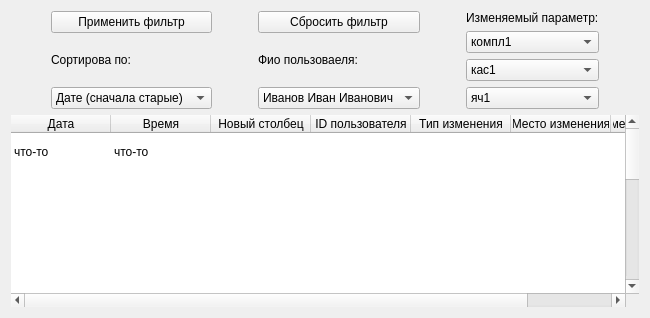
            <widget class="QWidget" name="tab_7">
             <attribute name="title">
              <string>Отчёты о кдд</string>
             </attribute>
             <layout class="QGridLayout" name="gridLayout_12">
              <item row="0" column="0">
               <layout class="QHBoxLayout" name="horizontalLayout_15">
                <item>
                 <spacer name="horizontalSpacer_38">
                  <property name="orientation">
                   <enum>Qt::Vertical</enum>
                  </property>
                  <property name="sizeType">
                   <enum>QSizePolicy::Fixed</enum>
                  </property>
                  <property name="sizeHint" stdset="0">
                   <size>
                    <width>40</width>
                    <height>20</height>
                   </size>
                  </property>
                 </spacer>
                </item>
                <item>
                 <layout class="QVBoxLayout" name="verticalLayout_19">
                  <item>
                   <widget class="QPushButton" name="btnKddFilterGo">
                    <property name="text">
                     <string>Применить фильтр</string>
                    </property>
                   </widget>
                  </item>
                  <item>
                   <widget class="QLabel" name="label_42">
                    <property name="text">
                     <string>Сортирова по:</string>
                    </property>
                   </widget>
                  </item>
                  <item>
                   <widget class="QComboBox" name="selectKddFilterDate">
                    <item>
                     <property name="text">
                      <string>Дате (сначала старые) </string>
                     </property>
                    </item>
                    <item>
                     <property name="text">
                      <string>Дате (сначала новые)</string>
                     </property>
                    </item>
                   </widget>
                  </item>
                 </layout>
                </item>
                <item>
                 <spacer name="horizontalSpacer_9">
                  <property name="orientation">
                   <enum>Qt::Vertical</enum>
                  </property>
                  <property name="sizeType">
                   <enum>QSizePolicy::Fixed</enum>
                  </property>
                  <property name="sizeHint" stdset="0">
                   <size>
                    <width>40</width>
                    <height>20</height>
                   </size>
                  </property>
                 </spacer>
                </item>
                <item>
                 <layout class="QVBoxLayout" name="verticalLayout_18">
                  <item>
                   <widget class="QPushButton" name="btnKddFilterStop">
                    <property name="text">
                     <string>Сбросить фильтр</string>
                    </property>
                   </widget>
                  </item>
                  <item>
                   <widget class="QLabel" name="label_43">
                    <property name="text">
                     <string>Фио пользоваеля:</string>
                    </property>
                   </widget>
                  </item>
                  <item>
                   <widget class="QComboBox" name="selectKddFilterFIO">
                    <item>
                     <property name="text">
                      <string>Иванов Иван Иванович</string>
                     </property>
                    </item>
                    <item>
                     <property name="text">
                      <string>Петров Пётр Петрович</string>
                     </property>
                    </item>
                   </widget>
                  </item>
                 </layout>
                </item>
                <item>
                 <spacer name="horizontalSpacer_14">
                  <property name="orientation">
                   <enum>Qt::Vertical</enum>
                  </property>
                  <property name="sizeType">
                   <enum>QSizePolicy::Fixed</enum>
                  </property>
                  <property name="sizeHint" stdset="0">
                   <size>
                    <width>40</width>
                    <height>20</height>
                   </size>
                  </property>
                 </spacer>
                </item>
                <item>
                 <layout class="QVBoxLayout" name="verticalLayout_17">
                  <item>
                   <widget class="QLabel" name="label_44">
                    <property name="text">
                     <string>Изменяемый параметр:</string>
                    </property>
                   </widget>
                  </item>
                  <item>
                   <widget class="QComboBox" name="selectKddSet">
                    <item>
                     <property name="text">
                      <string>компл1</string>
                     </property>
                    </item>
                    <item>
                     <property name="text">
                      <string>компл2</string>
                     </property>
                    </item>
                    <item>
                     <property name="text">
                      <string>компл3</string>
                     </property>
                    </item>
                   </widget>
                  </item>
                  <item>
                   <widget class="QComboBox" name="selectKddKas">
                    <item>
                     <property name="text">
                      <string>кас1</string>
                     </property>
                    </item>
                    <item>
                     <property name="text">
                      <string>кас2</string>
                     </property>
                    </item>
                    <item>
                     <property name="text">
                      <string>кас3</string>
                     </property>
                    </item>
                   </widget>
                  </item>
                  <item>
                   <widget class="QComboBox" name="select_kdd_mesh">
                    <item>
                     <property name="text">
                      <string>яч1</string>
                     </property>
                    </item>
                    <item>
                     <property name="text">
                      <string>яч2</string>
                     </property>
                    </item>
                    <item>
                     <property name="text">
                      <string>яч3</string>
                     </property>
                    </item>
                   </widget>
                  </item>
                 </layout>
                </item>
                <item>
                 <spacer name="horizontalSpacer_39">
                  <property name="orientation">
                   <enum>Qt::Vertical</enum>
                  </property>
                  <property name="sizeType">
                   <enum>QSizePolicy::Fixed</enum>
                  </property>
                  <property name="sizeHint" stdset="0">
                   <size>
                    <width>40</width>
                    <height>20</height>
                   </size>
                  </property>
                 </spacer>
                </item>
               </layout>
              </item>
              <item row="1" column="0">
               <widget class="QTableWidget" name="tableKdd">
                <property name="frameShape">
                 <enum>QFrame::NoFrame</enum>
                </property>
                <property name="verticalScrollBarPolicy">
                 <enum>Qt::ScrollBarAsNeeded</enum>
                </property>
                <property name="autoScroll">
                 <bool>true</bool>
                </property>
                <property name="autoScrollMargin">
                 <number>20</number>
                </property>
                <property name="dragDropMode">
                 <enum>QAbstractItemView::NoDragDrop</enum>
                </property>
                <property name="defaultDropAction">
                 <enum>Qt::IgnoreAction</enum>
                </property>
                <property name="alternatingRowColors">
                 <bool>false</bool>
                </property>
                <property name="selectionMode">
                 <enum>QAbstractItemView::NoSelection</enum>
                </property>
                <property name="showGrid">
                 <bool>true</bool>
                </property>
                <property name="gridStyle">
                 <enum>Qt::NoPen</enum>
                </property>
                <property name="sortingEnabled">
                 <bool>false</bool>
                </property>
                <property name="wordWrap">
                 <bool>true</bool>
                </property>
                <property name="cornerButtonEnabled">
                 <bool>true</bool>
                </property>
                <property name="columnCount">
                 <number>7</number>
                </property>
                <attribute name="horizontalHeaderHighlightSections">
                 <bool>true</bool>
                </attribute>
                <attribute name="verticalHeaderVisible">
                 <bool>false</bool>
                </attribute>
                <attribute name="verticalHeaderDefaultSectionSize">
                 <number>40</number>
                </attribute>
                <attribute name="verticalHeaderHighlightSections">
                 <bool>false</bool>
                </attribute>
                <row>
                 <property name="text">
                  <string>.</string>
                 </property>
                </row>
                <row>
                 <property name="text">
                  <string>Новая строка</string>
                 </property>
                </row>
                <row>
                 <property name="text">
                  <string>Новая строка</string>
                 </property>
                </row>
                <row>
                 <property name="text">
                  <string>Новая строка</string>
                 </property>
                </row>
                <row>
                 <property name="text">
                  <string>Новая строка</string>
                 </property>
                </row>
                <row>
                 <property name="text">
                  <string>Новая строка</string>
                 </property>
                </row>
                <row>
                 <property name="text">
                  <string>Новая строка</string>
                 </property>
                </row>
                <row>
                 <property name="text">
                  <string>Новая строка</string>
                 </property>
                </row>
                <row>
                 <property name="text">
                  <string>.</string>
                 </property>
                </row>
                <row>
                 <property name="text">
                  <string>.</string>
                 </property>
                </row>
                <row>
                 <property name="text">
                  <string>.</string>
                 </property>
                </row>
                <row>
                 <property name="text">
                  <string>.</string>
                 </property>
                </row>
                <column>
                 <property name="text">
                  <string>Дата</string>
                 </property>
                </column>
                <column>
                 <property name="text">
                  <string>Время</string>
                 </property>
                </column>
                <column>
                 <property name="text">
                  <string>Новый столбец</string>
                 </property>
                </column>
                <column>
                 <property name="text">
                  <string>ID пользователя</string>
                 </property>
                </column>
                <column>
                 <property name="text">
                  <string>Тип изменения</string>
                 </property>
                </column>
                <column>
                 <property name="text">
                  <string>Место изменения</string>
                 </property>
                </column>
                <column>
                 <property name="text">
                  <string>Изменяемый параметр</string>
                 </property>
                </column>
                <item row="0" column="0">
                 <property name="text">
                  <string>что-то</string>
                 </property>
                </item>
                <item row="0" column="1">
                 <property name="text">
                  <string>что-то</string>
                 </property>
                </item>
                <item row="8" column="0">
                 <property name="text">
                  <string>что-то</string>
                 </property>
                </item>
                <item row="8" column="1">
                 <property name="text">
                  <string>что-то</string>
                 </property>
                </item>
                <item row="8" column="3">
                 <property name="text">
                  <string>что-то</string>
                 </property>
                </item>
                <item row="9" column="1">
                 <property name="text">
                  <string>что-то</string>
                 </property>
                </item>
                <item row="9" column="5">
                 <property name="text">
                  <string>что-то</string>
                 </property>
                </item>
               </widget>
              </item>
             </layout>
            </widget>
